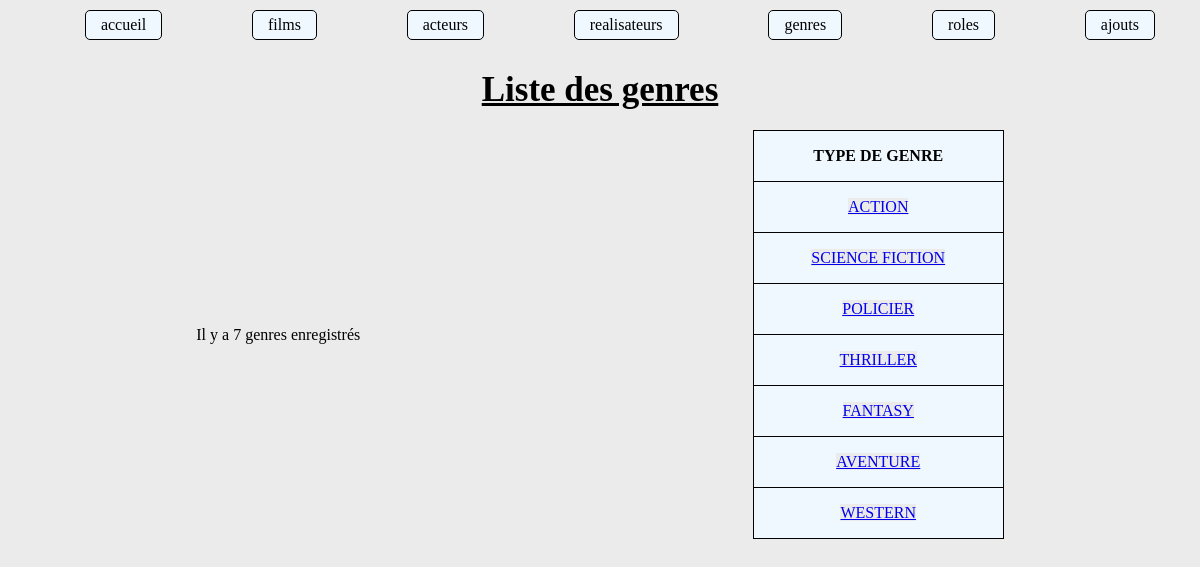
Screenshot of /index.php?action=listGenres with the database file from the repository.
### tables this page shows
CREATE TABLE IF NOT EXISTS `genre` (
  `id_genre` int(11) NOT NULL AUTO_INCREMENT,
  `nomGenre` varchar(50) NOT NULL,
  `photo` longtext NOT NULL,
  PRIMARY KEY (`id_genre`)
);

### controller/CinemaController.php (called while the page is built, shortened)
<?php
class CinemaController {
    public function listGenres() {
        $pdo=Connect::seConnecter();
        $requete=$pdo->query("
            SELECT nomGenre, id_genre
            FROM genre
        ");
        require "view/listGenres.php";
    }
}

### view/listGenres.php (the view, shortened to what this page needs)
<div class="aside">
    <p>Il y a <?= $requete->rowCount() ?> genres enregistrés</p>
    <table>
    <thead>
        <tr>
            <th>TYPE DE GENRE</th>
        </tr>
    </thead>
    <tbody>
        <?php
            foreach($requete->fetchAll() as $genre) { ?>
                <tr>
                    <td><a href="index.php?action=genre&id=<?= $genre["id_genre"] ?>"><?= $genre["nomGenre"] ?></a></td>
                </tr>
        <?php    } ?>
    </tbody>
</table>
</div>
<?php
require "view/template.php";

### public/css/style.css (style rules this page uses)
* { box-sizing: border-box; margin: 0; background-color: rgb(235, 235, 235); }
th,td { border: 1px solid black; padding: 1rem 10px; text-align: center; background-color: aliceblue; }
th { width: 250px; }
table { border-collapse: collapse; justify-content: center; }
.aside { display: flex; justify-content: space-around; align-items: center; }

### rows the page displays
genre: nomGenre "ACTION"
genre: nomGenre "SCIENCE FICTION"
genre: nomGenre "POLICIER"
genre: nomGenre "THRILLER"
genre: nomGenre "FANTASY"
genre: nomGenre "AVENTURE"
genre: nomGenre "WESTERN"

### other values shown
$titre_secondaire "Liste des genres"
$requete->rowCount() "7"
